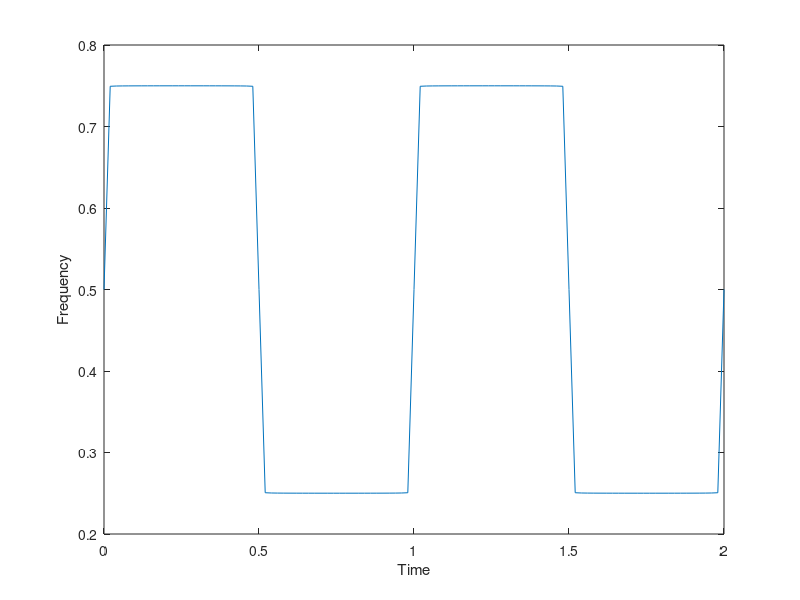

Write MATLAB code to recreate this figure.
%Part 2

N = 2000;
x = [0:100]/50;
f = ones(1,101)*1/2;
for i = 1:2:N
a = 1/pi/i;
f = f+ a*sin(2*pi*i*x);
end
plot(x,f)
xlabel ("Time");
ylabel ("Frequency");

